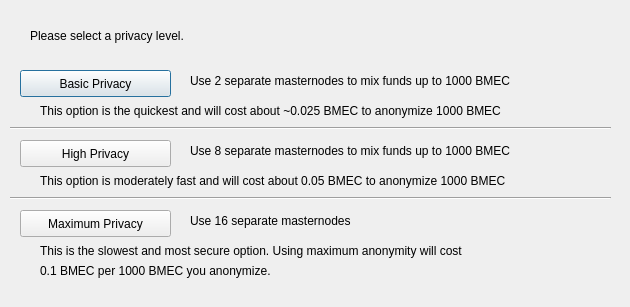
<?xml version="1.0" encoding="UTF-8"?>
<ui version="4.0">
 <class>DarksendConfig</class>
 <widget class="QDialog" name="DarksendConfig">
  <property name="geometry">
   <rect>
    <x>0</x>
    <y>0</y>
    <width>630</width>
    <height>307</height>
   </rect>
  </property>
  <property name="windowTitle">
   <string>Configure Darksend</string>
  </property>
  <widget class="QPushButton" name="buttonBasic">
   <property name="geometry">
    <rect>
     <x>20</x>
     <y>70</y>
     <width>151</width>
     <height>27</height>
    </rect>
   </property>
   <property name="text">
    <string>Basic Privacy</string>
   </property>
  </widget>
  <widget class="QPushButton" name="buttonHigh">
   <property name="geometry">
    <rect>
     <x>20</x>
     <y>140</y>
     <width>151</width>
     <height>27</height>
    </rect>
   </property>
   <property name="text">
    <string>High Privacy</string>
   </property>
  </widget>
  <widget class="QPushButton" name="buttonMax">
   <property name="geometry">
    <rect>
     <x>20</x>
     <y>210</y>
     <width>151</width>
     <height>27</height>
    </rect>
   </property>
   <property name="text">
    <string>Maximum Privacy</string>
   </property>
  </widget>
  <widget class="QLabel" name="label">
   <property name="geometry">
    <rect>
     <x>30</x>
     <y>20</y>
     <width>571</width>
     <height>31</height>
    </rect>
   </property>
   <property name="text">
    <string>Please select a privacy level.</string>
   </property>
  </widget>
  <widget class="QLabel" name="label_2">
   <property name="geometry">
    <rect>
     <x>190</x>
     <y>70</y>
     <width>421</width>
     <height>21</height>
    </rect>
   </property>
   <property name="text">
    <string>Use 2 separate masternodes to mix funds up to 1000 BMEC</string>
   </property>
  </widget>
  <widget class="QLabel" name="label_3">
   <property name="geometry">
    <rect>
     <x>190</x>
     <y>140</y>
     <width>411</width>
     <height>21</height>
    </rect>
   </property>
   <property name="text">
    <string>Use 8 separate masternodes to mix funds up to 1000 BMEC</string>
   </property>
  </widget>
  <widget class="QLabel" name="label_4">
   <property name="geometry">
    <rect>
     <x>190</x>
     <y>210</y>
     <width>421</width>
     <height>21</height>
    </rect>
   </property>
   <property name="text">
    <string>Use 16 separate masternodes</string>
   </property>
  </widget>
  <widget class="QLabel" name="label_6">
   <property name="geometry">
    <rect>
     <x>40</x>
     <y>100</y>
     <width>561</width>
     <height>21</height>
    </rect>
   </property>
   <property name="text">
    <string>This option is the quickest and will cost about ~0.025 BMEC to anonymize 1000 BMEC</string>
   </property>
  </widget>
  <widget class="QLabel" name="label_7">
   <property name="geometry">
    <rect>
     <x>40</x>
     <y>170</y>
     <width>561</width>
     <height>21</height>
    </rect>
   </property>
   <property name="text">
    <string>This option is moderately fast and will cost about 0.05 BMEC to anonymize 1000 BMEC</string>
   </property>
  </widget>
  <widget class="QLabel" name="label_8">
   <property name="geometry">
    <rect>
     <x>40</x>
     <y>240</y>
     <width>561</width>
     <height>21</height>
    </rect>
   </property>
   <property name="text">
    <string>This is the slowest and most secure option. Using maximum anonymity will cost</string>
   </property>
  </widget>
  <widget class="QLabel" name="label_9">
   <property name="geometry">
    <rect>
     <x>40</x>
     <y>260</y>
     <width>561</width>
     <height>21</height>
    </rect>
   </property>
   <property name="text">
    <string>0.1 BMEC per 1000 BMEC you anonymize.</string>
   </property>
  </widget>
  <widget class="Line" name="line">
   <property name="geometry">
    <rect>
     <x>10</x>
     <y>120</y>
     <width>601</width>
     <height>16</height>
    </rect>
   </property>
   <property name="orientation">
    <enum>Qt::Horizontal</enum>
   </property>
  </widget>
  <widget class="Line" name="line_2">
   <property name="geometry">
    <rect>
     <x>10</x>
     <y>190</y>
     <width>601</width>
     <height>16</height>
    </rect>
   </property>
   <property name="orientation">
    <enum>Qt::Horizontal</enum>
   </property>
  </widget>
 </widget>
 <resources/>
 <connections/>
</ui>
